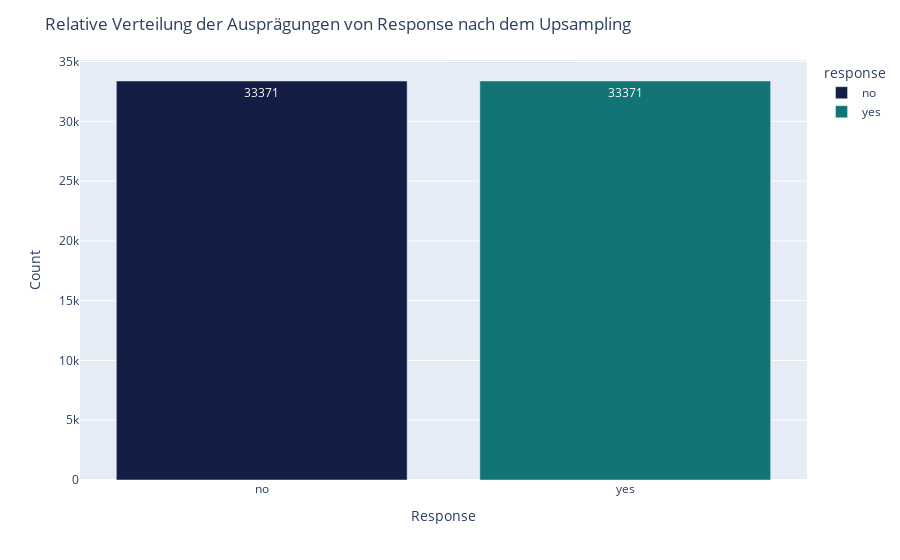

Notebook source saved alongside this figure:
### Code cell
df_upsampled_response = upsampled.groupby(['response']).size().reset_index()
fig = px.bar(df_upsampled_response, x='response', y=upsampled['response'].value_counts(normalize=False), color='response',
                                    text=upsampled['response'].value_counts(normalize=False),
                                    color_discrete_map={
                                        'yes': 'rgb(18,116,117)',
                                        'no': 'rgb(20,29,67)'
                                    })

fig.update_layout(title='Relative Verteilung der Ausprägungen von Response nach dem Upsampling',
                 xaxis_title='Response',
                 yaxis_title='Count')
fig.show()

### Figure 1 — Plotly figure (JSON) as saved in the notebook; plotly's stock layout.template omitted (floating-point values rounded to 4 significant figures)
{"data": [{"alignmentgroup": "True", "hovertemplate": "response=%{x}<br>y=%{y}<br>text=%{text}<extra></extra>", "legendgroup": "no", "marker": {"color": "rgb(20,29,67)", "pattern": {"shape": ""}}, "name": "no", "offsetgroup": "no", "orientation": "v", "showlegend": true, "text": [33371], "textposition": "auto", "type": "bar", "x": ["no"], "xaxis": "x", "y": [33371], "yaxis": "y"}, {"alignmentgroup": "True", "hovertemplate": "response=%{x}<br>y=%{y}<br>text=%{text}<extra></extra>", "legendgroup": "yes", "marker": {"color": "rgb(18,116,117)", "pattern": {"shape": ""}}, "name": "yes", "offsetgroup": "yes", "orientation": "v", "showlegend": true, "text": [33371], "textposition": "auto", "type": "bar", "x": ["yes"], "xaxis": "x", "y": [33371], "yaxis": "y"}], "layout": {"barmode": "relative", "legend": {"title": {"text": "response"}, "tracegroupgap": 0}, "margin": {"t": 60}, "title": {"text": "Relative Verteilung der Ausprägungen von Response nach dem Upsampling"}, "xaxis": {"anchor": "y", "categoryarray": ["no", "yes"], "categoryorder": "array", "domain": [0, 1], "title": {"text": "Response"}}, "yaxis": {"anchor": "x", "domain": [0, 1], "title": {"text": "Count"}}}}
